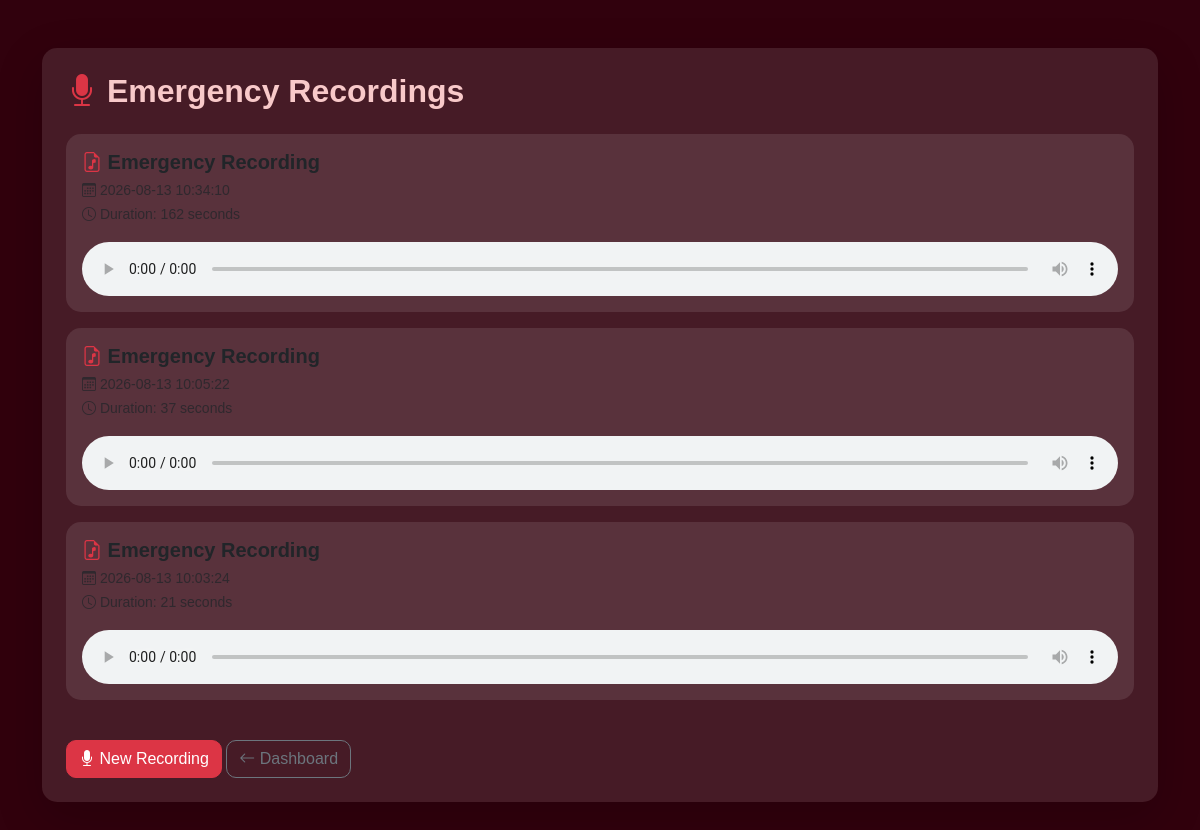
/recording-history (signed in), run on the app's committed database.
### tables this page shows
CREATE TABLE emergency_recordings (
    id INTEGER PRIMARY KEY AUTOINCREMENT,
    user_id INTEGER NOT NULL,
    filename TEXT NOT NULL,
    duration INTEGER DEFAULT 0,
    created_at TIMESTAMP DEFAULT CURRENT_TIMESTAMP,
    FOREIGN KEY(user_id) REFERENCES users(id)
);

### app.py (the view)
@app.route("/recording-history")
def recording_history():
    if "user_id" not in session:
        return redirect(url_for("login"))
    conn = sqlite3.connect(DATABASE)
    cursor = conn.cursor()
    cursor.execute("""
        SELECT
            id,
            filename,
            duration,
            created_at
        FROM emergency_recordings
        WHERE user_id = ?
        ORDER BY created_at DESC
    """, (
        session["user_id"],
    ))
    recordings = cursor.fetchall()
    conn.close()
    return render_template(
        "recording_history.html",
        recordings=recordings
    )

### app.py (called while the page is built)
@app.context_processor
def inject_language():
    language = "English"
    if "user_id" in session:
        conn = sqlite3.connect(DATABASE)
        conn.row_factory = sqlite3.Row
        cursor = conn.cursor()
        cursor.execute("""
            SELECT language
            FROM user_settings
            WHERE user_id = ?
        """, (session["user_id"],))
        settings = cursor.fetchone()
        conn.close()
        if settings and settings["language"]:
            language = settings["language"]
    return {
        "language": language
    }

### templates/recording_history.html (shortened to what this page needs)
<!DOCTYPE html>
<html lang="en">
<head>
    <link
        href="https://cdn.jsdelivr.net/npm/bootstrap@5.3.3/dist/css/bootstrap.min.css"
        rel="stylesheet">
    <link
        href="https://cdn.jsdelivr.net/npm/bootstrap-icons@1.11.3/font/bootstrap-icons.css"
        rel="stylesheet">
    <link
        rel="stylesheet"
        href="{{ url_for('static', filename='dashboard.css') }}">
</head>
<body>
<div class="container py-5">
    <div class="card shadow-lg p-4">
        <h2 class="mb-4">
            <i class="bi bi-mic-fill text-danger"></i>
            Emergency Recordings
        </h2>
        {% if recordings %}
            {% for recording in recordings %}
                <div class="card mb-3 p-3">
                    <div class="d-flex justify-content-between
                                align-items-center">
                        <div>
                            <h5 class="mb-1">
                                <i class="bi bi-file-earmark-music
                                          text-danger"></i>
                                Emergency Recording
                            </h5>
                            <small class="text-muted">
                                <i class="bi bi-calendar3"></i>
                                {{ recording[3] }}
                            </small>
                            <br>
                            <small class="text-muted">
                                <i class="bi bi-clock"></i>
                                Duration:
                                {{ recording[2] }} seconds
                            </small>
                        </div>
                    </div>
<audio
    controls
    preload="metadata"
    class="w-100 mt-3">
    <source
        src="{{ url_for(
            'static',
            filename='uploads/recordings/' + recording[1]
        ) }}">
</audio>
                </div>
            {% endfor %}
        {% else %}
            <div class="alert alert-secondary">
                <i class="bi bi-info-circle"></i>
                No emergency recordings found.
            </div>
        {% endif %}
        <div class="mt-4">
            <a
                href="{{ url_for('emergency_recording') }}"
                class="btn btn-danger">
                <i class="bi bi-mic-fill"></i>
                New Recording
            </a>
            <a
                href="{{ url_for('dashboard') }}"
                class="btn btn-outline-secondary">
                <i class="bi bi-arrow-left"></i>
                Dashboard
            </a>
        </div>
    </div>
</div>
</body>
</html>

### static/dashboard.css (style rules this page uses)
* { margin: 0; padding: 0; box-sizing: border-box; font-family: 'Trebuchet MS', 'Lucida Sans Unicode', 'Lucida Grande', 'Lucida Sans', Arial, sans-serif; }
html { scroll-behavior: smooth; }
body { background: #31010d; color: #f8c9c9; overflow-x: hidden; }
h1, h2, h3, h4, h5, h6 { font-weight: 600; }
h2 { font-weight: 700; color: #f8c9c9; }
.card { border: none; border-radius: 15px; background: rgba(255, 255, 255, 0.1); }
.btn { border-radius: 10px; }
.btn-danger { background: #dc3545; border-color: #dc3545; }

### data on the page
emergency_recordings: created_at "2026-08-13 10:34:10", duration "162"
emergency_recordings: created_at "2026-08-13 10:05:22", duration "37"
emergency_recordings: created_at "2026-08-13 10:03:24", duration "21"
